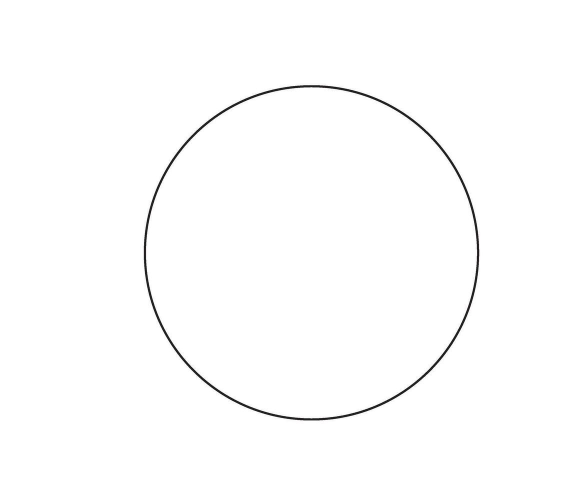
#> input picture Proje5/ornek.jpg, 1176 x 980 px (shown at 1/2 size)
$ python hafta6.py
#> lines starting #> are read from the running program, lines starting #| are printed output that depends on the picture; after the words box and inside, x2 and y2 are one past the last pixel; in counts of white or black regions, pixels touching at a corner belong together
import os
import cv2
import numpy as np

dosya_adi = "ornek.jpg"
tam_yol = os.path.join(os.path.dirname(os.path.abspath(__file__)), dosya_adi)

if not os.path.exists(tam_yol):
    raise FileNotFoundError(f"Dosya bulunamadi: {tam_yol}")

veri = np.fromfile(tam_yol, dtype=np.uint8)
img = cv2.imdecode(veri, cv2.IMREAD_COLOR)
#> img is the input picture: shape (980, 1176, 3); mean B, G, R 253.1, 253.1, 253.1

if img is None:
    raise ValueError(f"Dosya okunamadi: {tam_yol}")

gray = cv2.cvtColor(img, cv2.COLOR_BGR2GRAY)
edges = cv2.Canny(gray, 50, 150)
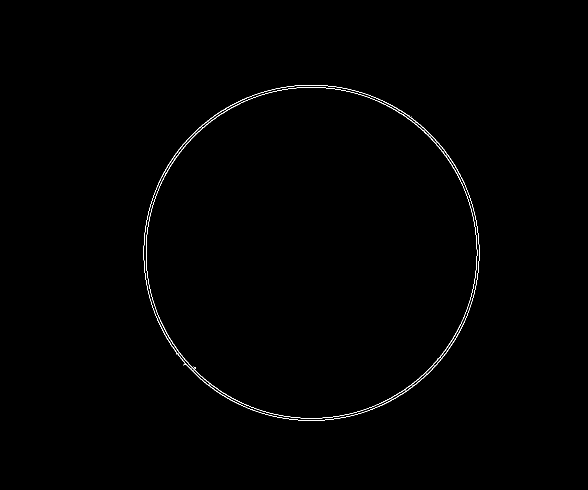
#> edges: shape (980, 1176) (shown at 1/2 size); 0.43% white in thin lines or dots, all inside (x1, y1, x2, y2) = (287, 170, 959, 841)

height, width = edges.shape
#> height = 980; width = 1176

min_r = 15
max_r = 90
r_step = 3
radii = np.arange(min_r, max_r + 1, r_step)
num_radii = len(radii)

thetas = np.deg2rad(np.arange(0, 360, 5))
cos_table = np.cos(thetas)
sin_table = np.sin(thetas)

accumulator = np.zeros((height, width, num_radii), dtype=np.int32)
concentric_weight = 0.25

edge_y, edge_x = np.nonzero(edges)
#> edge_y = 4907 values from 170 to 840; edge_x = 4907 values, max 958 at index 2382, min 287 at index 2387, mean 621.6
print("Kenar pikseli sayisi:", len(edge_x))
#| Kenar pikseli sayisi: 4907

for x, y in zip(edge_x, edge_y):
    for r_idx, r in enumerate(radii):
        a_vals = np.round(x - r * cos_table).astype(np.int32)
        b_vals = np.round(y - r * sin_table).astype(np.int32)
        for a, b in zip(a_vals, b_vals):
            if 0 <= b < height and 0 <= a < width:
#> (the run stopped early here; a loop or call above may not have finished)
